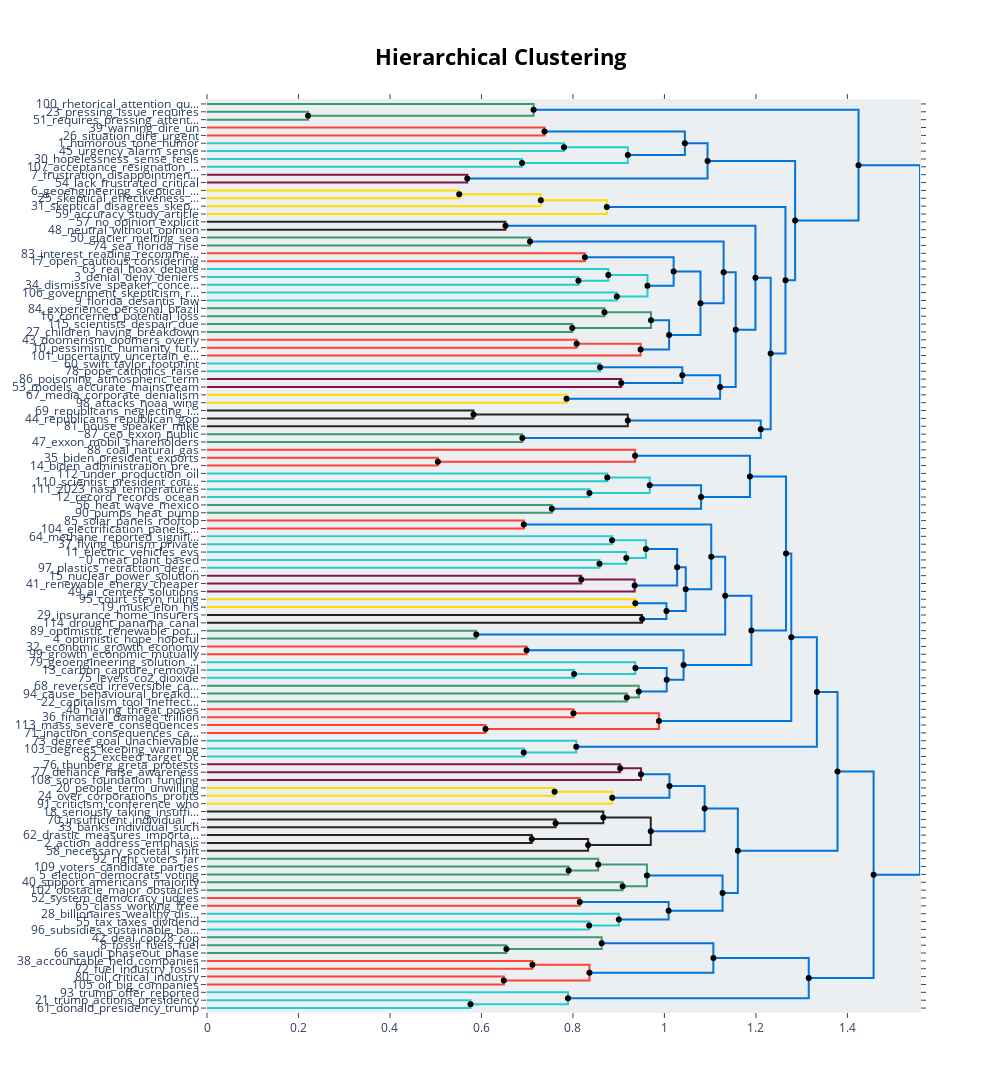

The cell this chart's notebook holds for it:
### Code cell
h_topics = topic_model.hierarchical_topics(docs)
topic_tree = topic_model.visualize_hierarchy(hierarchical_topics=h_topics)
topic_tree.write_html("figures/llm-topic-tree-fig.html")
topic_tree
